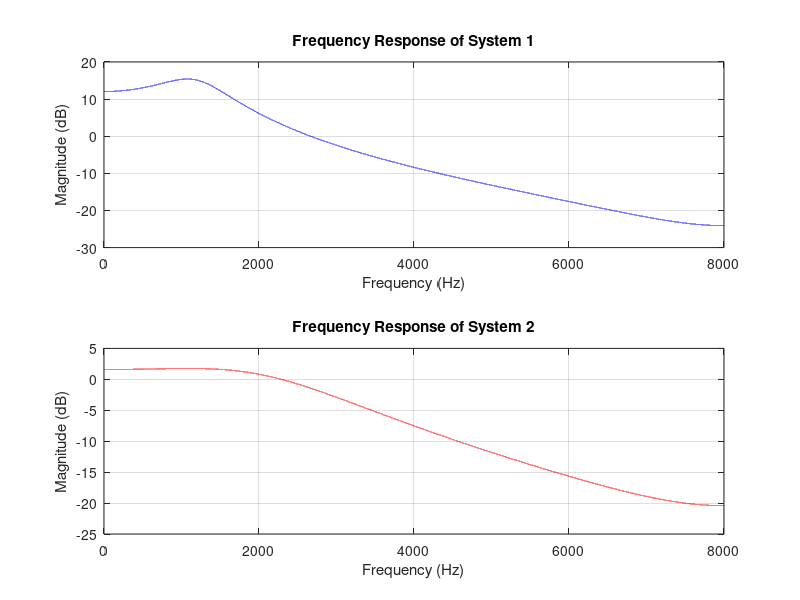

MATLAB code for this plot:
clear; close all; clc;


sys1A = [1, -1.5, 0.7];
sys1B = [0.5, 0.3];

sys2A = [1, -0.8, 0.3];
sys2B = [0.4, 0.2];

N = 64e3;
fs = 8e3;

frequencies = (0:N-1)*fs/N;

[h1, ~] = freqz(sys1B, sys1A, N);
[h2, ~] = freqz(sys2B, sys2A, N);

figure;
subplot(2, 1, 1);
plot(frequencies, 20*log10(abs(h1)), 'b');
title('Frequency Response of System 1');
xlabel('Frequency (Hz)');
ylabel('Magnitude (dB)');
grid on;
subplot(2, 1, 2);
plot(frequencies, 20*log10(abs(h2)), 'r');
title('Frequency Response of System 2');
xlabel('Frequency (Hz)');
ylabel('Magnitude (dB)');
grid on;
